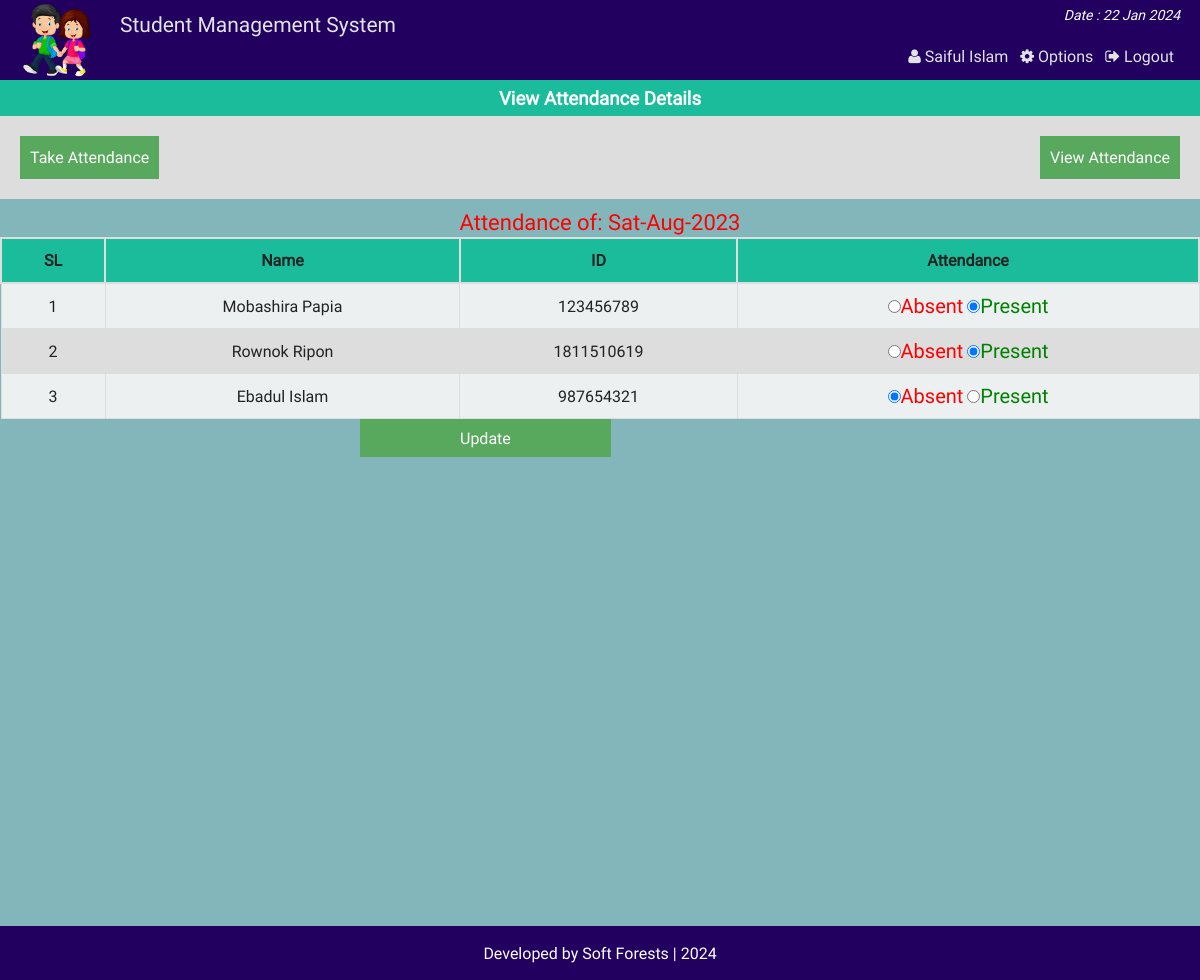
The page /att_single_view_fc.php?dt=2023-08-19 (signed in) on the database its author committed.
### tables this page shows
CREATE TABLE `at_student` (
  `id` int(11) NOT NULL,
  `name` varchar(40) NOT NULL,
  `st_id` int(11) NOT NULL
);

CREATE TABLE `attn` (
  `id` int(11) NOT NULL,
  `st_id` int(11) NOT NULL,
  `atten` varchar(50) NOT NULL,
  `at_date` date NOT NULL,
  `dept` varchar(254) NOT NULL,
  `subt` varchar(254) NOT NULL,
  `at_time` varchar(254) NOT NULL,
  `semester` varchar(254) NOT NULL
);

### php/functions.php (called while the page is built, shortened)
<?php
class login_registration_class{
	public function attn_all_student($date){
		global $conn;
		$res = $conn->query("select at_student.name, attn.*
			from at_student
			inner join attn
			on at_student.st_id = attn.st_id
			where at_date = '$date' ");
		return $res;
	}
};
?>

### att_single_view_fc.php (the view, shortened to what this page needs)
<?php
	require "php/config.php";
	require_once "php/functions.php";
	$user = new login_registration_class();
	if(isset($_REQUEST['dt'])){
		$date = $_REQUEST['dt'];
	}
?>
<?php
include "php/headertop.php";
?>
<div class="all_student fix">
		<h3 style="text-align:center;color:#fff;margin:0;padding:5px;background:#1abc9c">View Attendance Details</h3>
		<div  class="fix" style="background:#ddd;padding:20px;">
			<span style="float:left;"><a style="color:#fff;" href="class_att_fc.php"><button style="background:#58A85D;border:none;color:#fff;padding:10px;">Take Attendance</button></a></span>
			<span style="float:right;"><a style="color:#fff;" href="att_view_fc.php"> <button style="background:#58A85D;border:none;color:#fff;padding:10px;">View Attendance</button></a></span>
		</div>
		<p style="text-align:center;color:#34495e;margin:0;padding-top:8px;color:red;font-size:22px;">
    <?php echo "Attendance of: ".date("D-M-Y", strtotime($date));?>
</p>
	<form action="" method="post">
		<table class="tab_one" style="text-align:center;">
			<tr>
				<th style="text-align:center;">SL</th>
				<th style="text-align:center;">Name</th>
				<th style="text-align:center;">ID</th>
				<th style="text-align:center;">Attendance</th>
			</tr>
			<?php
			$i=0;
				$std = $user->attn_all_student($date);
				if($std){
				while($rows = $std->fetch_assoc()){
				$i++;
		?>
			<tr>
				<td><?php echo $i;?></td>
				<td><?php echo $rows['name'];?></td>
				<td><?php echo $rows['st_id'];?></td>
				<td>
					<label style="color:red;font-size:20px"><input type="radio" name="attn[<?php echo $rows['st_id'];?>]" value="absent" <?php if($rows['atten'] == "absent") echo "checked";?>/>Absent</label>
					<label style="color:green;font-size:20px"> <input type="radio" name="attn[<?php echo $rows['st_id'];?>]" value="present" <?php if($rows['atten'] == "present") echo "checked";?>/>Present</label>
				</td>
			</tr>
			<?php
			} }else echo "failed";
				?>
		</table>
		<span style="margin-left:360px;"><input style="<text-align:right></text-align:right>;background:#58A85D;border:none;color:#fff;padding:8px 100px;" type="submit" name="submit" value="Update" /></span>
	</form>
</div>
<?php include "php/footerbottom.php";?>

### css/main.css (style rules this page uses)
html { color: #222; font-size: 1em; line-height: 1.4; }
a { text-decoration:none; }
.fix { overflow:hidden; }
body { font-family:roboto !important; background-color: #006b747d; }
.st_reg th, td { padding: 8px; }
table.tab_one { width:100%; }
table.tab_one th { background:#1abc9c; padding:10px; font-weight:bold; text-align:left; }
table.tab_one td { border:1px solid #ddd; padding:8px; }
table.tab_one tr:nth-child(odd) { background:#ddd; }
table.tab_one tr:nth-child(even) { background:#ecf0f1; }
.all_student { min-height:450px; }
table.att_tab tr,td,th { border:2px solid #ddd; border-collapse:collapse; padding:8px; }

### rows shown on the page
at_student: name "Mobashira Papia", attn.st_id "123456789"
attn: atten "☐ Absent", atten "☑ Present"
at_student: name "Rownok Ripon", attn.st_id "1811510619"
attn: atten "☐ Absent", atten "☑ Present"
at_student: name "Ebadul Islam", attn.st_id "987654321"
attn: atten "☑ Absent", atten "☐ Present"

### other values the page prints
$fname "Saiful Islam"
date("D-M-Y", strtotime($date)) "Sat-Aug-2023"
